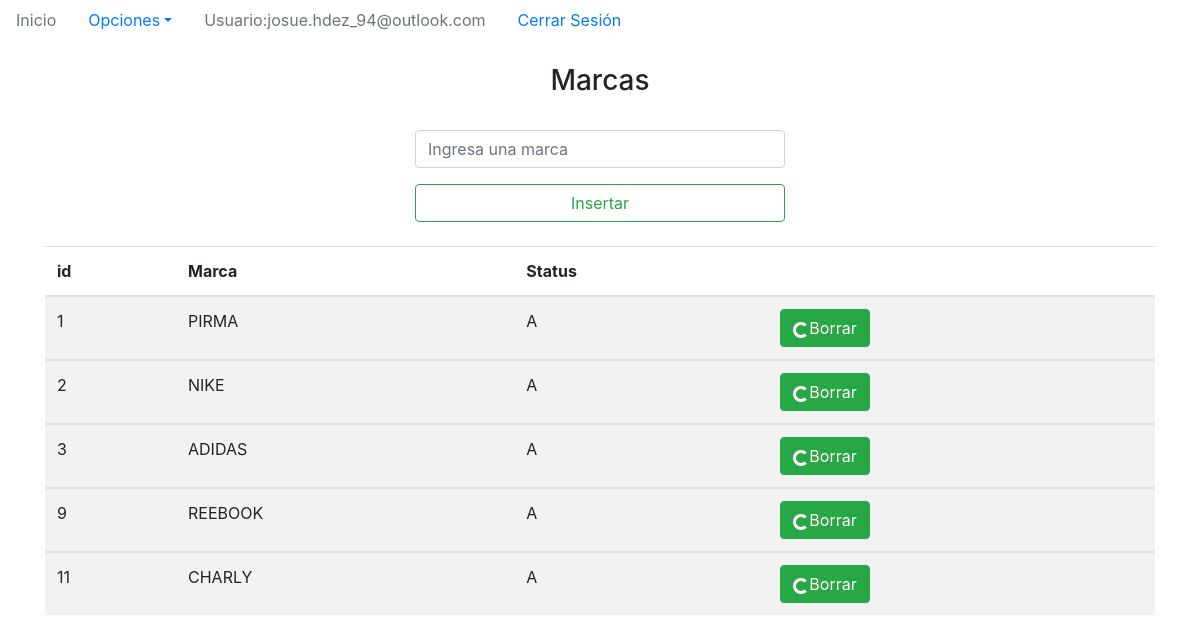
/marcas.php (signed in), run on the app's committed database.
### tables this page shows
CREATE TABLE IF NOT EXISTS `usuarios` (
  `id` int(6) NOT NULL AUTO_INCREMENT,
  `usuario` varchar(25) NOT NULL,
  `pass` varchar(20) NOT NULL,
  PRIMARY KEY (`id`)
);

CREATE TABLE IF NOT EXISTS `marcas` (
  `id` int(6) NOT NULL AUTO_INCREMENT,
  `descripcion` varchar(25) NOT NULL,
  `estatus` varchar(1) NOT NULL,
  PRIMARY KEY (`id`)
);

### funciones.php (called while the page is built, shortened)
<?php
function buscar($variable,$tabla,$id,$resultado){
	include('db.php');
	$sql='SELECT '.$resultado.' FROM '.$tabla.' WHERE '.$id.'="'.$variable.'";  ';
	$resultsql=mysqli_query($enlace,$sql) or die('error en la funcion');
	$row=mysqli_fetch_array($resultsql);
	$elemento=$row[$resultado];
	return $elemento;
}

### marcas.php (the view, shortened to what this page needs)
<?php
include('db.php');
include('funciones.php');
$sesion=$_SESSION['id'];
?>
<!DOCTYPE html>
<html lang="en">
<head>
  	<link rel="stylesheet" href="https://maxcdn.bootstrapcdn.com/bootstrap/4.3.1/css/bootstrap.min.css">
</head>
<header>
	<nav>
		<ul class="nav nav-pills">
  		<li class="nav-item">
    	<a class="nav-link disabled" href="index.php">Inicio</a>
  		</li>
  		<li class="nav-item dropdown">
    <a class="nav-link dropdown-toggle" data-toggle="dropdown" href="#">Opciones</a>
  </li>
  <li class="nav-item">
    <a class="nav-link disabled" href="#">Usuario:<?php echo buscar($sesion,'usuarios','usuario','usuario');  ?></a>
  </li>
  <li class="nav-item">
    <a class="nav-link" href="cerrarsesion.php">Cerrar Sesión</a>
  </li>
</ul>
	</nav>
</header>
<body>
<br>
<div class="jumbotron-fluid">
	<form method="POST" action="insertm.php">
	<h3 class="text-center">Marcas</h3>
	<br>
	<div class="container col-4">
	<div class="form-group">
       <input type="text" name="marca"  class="form-control"  placeholder="Ingresa una marca" required>
    </div>
    <div class="text-center ">
      <button type="submit" class=" btn btn-block mybtn btn-outline-success tx-tfm">Insertar</button>
    </div>
 	</div>
 	</form>
</div>
<br>
<div class="container">
	<table class="table table-striped">
  <thead>
    <tr>
      <th scope="col">id</th>
      <th scope="col">Marca</th>
      <th scope="col">Status</th>
      <th scope="col"></th>
    </tr>
  </thead>
	<?php
		$sql='SELECT * FROM marcas WHERE estatus="A"';
		$resultsql=mysqli_query($enlace,$sql) or die('linea 59');
		while($row=mysqli_fetch_array($resultsql)){
			$id=$row['id'];
			$marca=$row['descripcion'];
			$status=$row['estatus'];
			echo'<tbody class="table-striped">
					<tr>
						<td>'.$id.'</td>
						<td>'.$marca.'</td>
						<td>'.$status.'</td>
						<td><a href="deletem.php?id='.$id.'"><button class="btn btn-success"><span class="spinner-border spinner-border-sm"></span>Borrar</button></a></td>
					</tr>';
		}
		echo'</table>
</div>';
	?>
</body>
</html>

### data on the page
usuarios: usuario "josue.hdez_94@outlook.com"
marcas: id "1", descripcion "PIRMA", estatus "A"
marcas: id "2", descripcion "NIKE", estatus "A"
marcas: id "3", descripcion "ADIDAS", estatus "A"
marcas: id "9", descripcion "REEBOOK", estatus "A"
marcas: id "11", descripcion "CHARLY", estatus "A"
